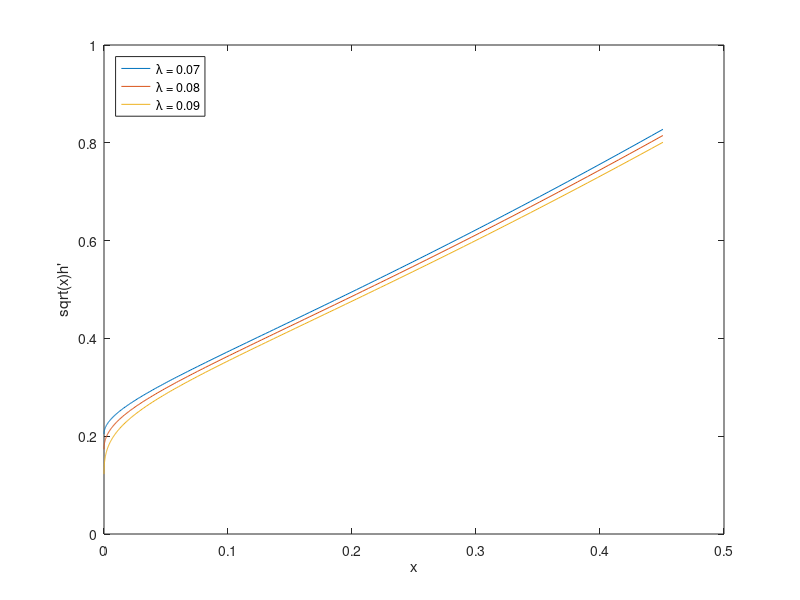

Write MATLAB code to recreate this figure.
load n465_data
nv = numel(v);

plot(x(1:t-1),hprime_data(nv+1:nv+t-1,1,1), ...
    x(1:t-1),hprime_data(nv+1:nv+t-1,2,1),...
    x(1:t-1),hprime_data(nv+1:nv+t-1,3,1))
xlabel('x')
ylabel('sqrt(x)h''')
legend({['\lambda = ', num2str(lambda(1))], ...
    ['\lambda = ', num2str(lambda(2))],['\lambda = ', num2str(lambda(3))]},...
    'Location','NorthWest')
